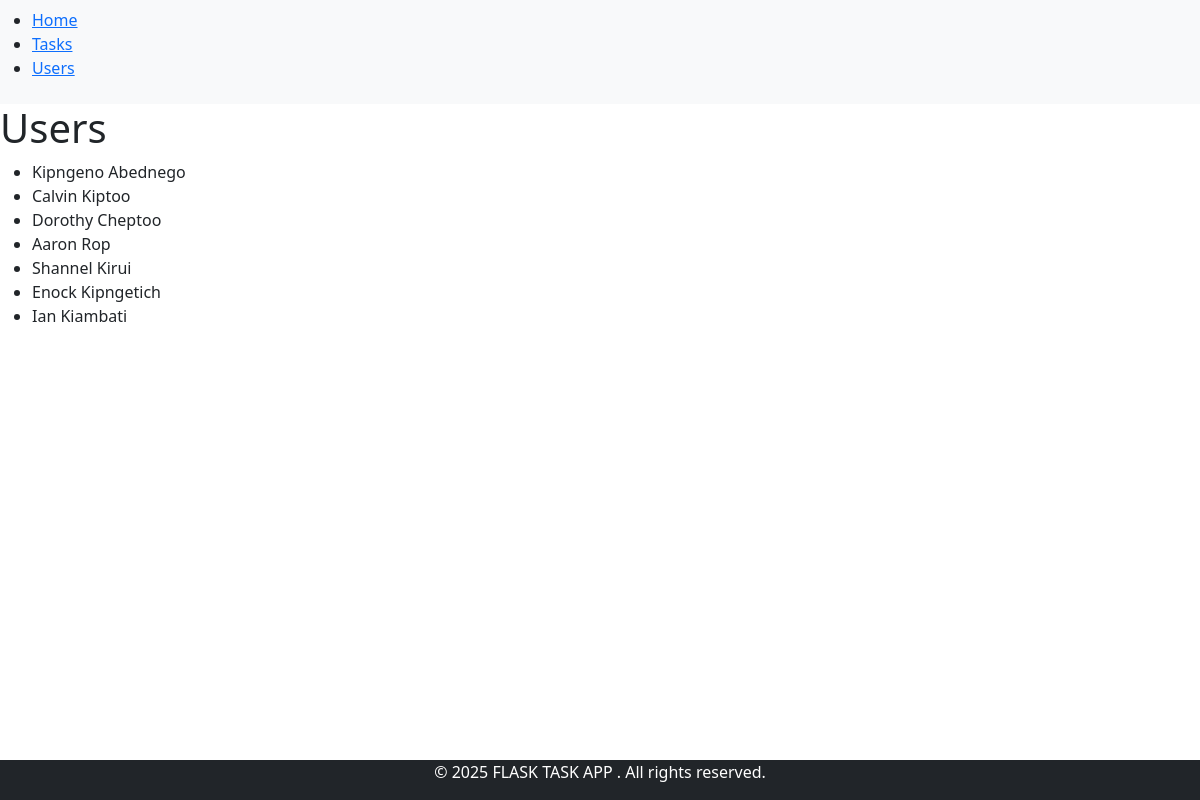
Screenshot of /users with the database file from the repository.
### app/models.py (models this page shows, shortened)
class User(db.Model):
    id = db.Column(db.Integer, primary_key=True)
    username = db.Column(db.String(50), nullable=False, unique=True)
    first_name = db.Column(db.String(50), nullable=False)
    last_name = db.Column(db.String(50), nullable=False)
    password = db.Column(db.String(200), nullable=False)
    task = db.relationship('Task', backref='user', lazy=True)

### app/routes.py (the view)
@app.route('/users')
def users():
    users = User.query.all()
    return render_template('users.html', users=users, title='Users')

### app/templates/users.html
{% extends "base.html" %}
{% block content %}
<h1>Users</h1>
<ul>
{% for user in users %}
<li>
    {{ user.first_name}} {{ user.last_name}}
</li>
{% endfor %}
</ul>
{% endblock %}

### app/templates/base.html (shortened to what this page needs)
<!DOCTYPE html>
<html lang="en">
<head>
<link href="https://cdn.jsdelivr.net/npm/bootstrap@5.3.5/dist/css/bootstrap.min.css" rel="stylesheet">
</head>
<body>
<nav class="navbar navbar-expand-lg navbar-light bg-light">
<ul>
<li><a href="{{ url_for('home') }}">Home</a></li>
<li><a href="{{ url_for('tasks') }}">Tasks</a></li>
<li><a href="{{ url_for('users') }}">Users</a></li>
</ul>
</nav>
{% block content %}
{% endblock %}
</body>
<footer class="text-lg-start bg-dark text-white position-fixed bottom-0 w-100 text-center">
   <div class=" text-center">
  <p>&copy; 2025 FLASK TASK APP . All rights reserved.</p>
</div>
</footer>
</html>

### rows the page displays
User: first_name "Kipngeno", last_name "Abednego"
User: first_name "Calvin", last_name "Kiptoo"
User: first_name "Dorothy", last_name "Cheptoo"
User: first_name "Aaron", last_name "Rop"
User: first_name "Shannel", last_name "Kirui"
User: first_name "Enock", last_name "Kipngetich"
User: first_name "Ian", last_name "Kiambati"
